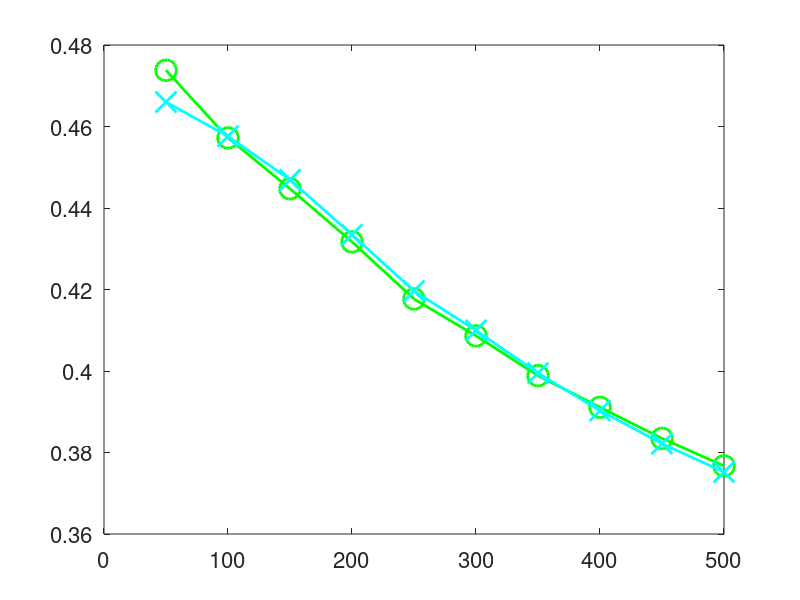

MATLAB code to generate this figure: (Note: this script raises an error after producing the figure.)

set(0, 'DefaultAxesFontSize', 16);
set(0, 'DefaultLineLineWidth', 2.0);
set(0, 'DefaultLineMarkerSize', 15);

id_list = [50:50:500];

% image
%========================================================
load('mean_std_matrix_image');

for i = 1 : 45
  figure;
  hold on;
  box on;
	
  plot(id_list, mean_matrix_PA1_personal_image(i,:), 'go-');
  plot(id_list, mean_matrix_PA1_shared_image(i,:), 'cx-');
  plot(id_list, mean_matrix_OGD_personal_image(i,:), 'm^-');
  %plot(id_list, mean_matrix_dso1_image(i,:), 'k<-');
  plot(id_list, mean_matrix_PA1_extra_sim_image(i,:), 'rs-');
  plot(id_list, mean_matrix_PA1_extra_image(i,:), 'b+-');
  legend0 = legend('PA-personal', 'PA-shared', 'OGD-personal', 'PA-extra-sim', 'PA-extra');
  %legend0 = legend('PA-personal', 'PA-shared', 'OGD-personal', 'dso1', 'PA-extra-sim', 'PA-extra');
  xlabel('\fontsize{20} Number of samples');
	ylabel('\fontsize{20} Online average rate of mistakes');
	set(gcf, 'unit', 'centimeters', 'position', [0, 0, 14.6, 11.1]);
	grid;

	saveas(gcf, sprintf('../figure/image/%d.fig', i));
	saveas(gcf, sprintf('../figure/image/%d.pdf', i));
	close(figure(gcf));
end
%========================================================


% text 
%========================================================
load('mean_std_matrix_text');

for i = 1 : 45
  figure;
  hold on;
  box on;

  plot(id_list, mean_matrix_PA1_personal_text(i,:), 'go-');
  plot(id_list, mean_matrix_PA1_shared_text(i,:), 'cx-');
  plot(id_list, mean_matrix_OGD_personal_text(i,:), 'm^-');
  %plot(id_list, mean_matrix_dso1_text(i,:), 'k<-');
  plot(id_list, mean_matrix_PA1_extra_sim_text(i,:), 'rs-');
  plot(id_list, mean_matrix_PA1_extra_text(i,:), 'b+-');
  legend0 = legend('PA-personal', 'PA-shared', 'OGD-personal', 'PA-extra-sim', 'PA-extra');
  %legend0 = legend('PA-personal', 'PA-shared', 'OGD-personal', 'dso1', 'PA-extra-sim', 'PA-extra');
  xlabel('\fontsize{20} Number of samples');
	ylabel('\fontsize{20} Online average rate of mistakes');
	set(gcf, 'unit', 'centimeters', 'position', [0, 0, 14.6, 11.1]);
	grid;

	saveas(gcf, sprintf('../figure/text/%d.fig', i));
	saveas(gcf, sprintf('../figure/text/%d.pdf', i));
	close(figure(gcf));
end
%========================================================
